Frame 1 (no input): blank canvas, image omitted
Frame 60 (the mouse pressed at the canvas centre just before this capture): blank canvas, image omitted
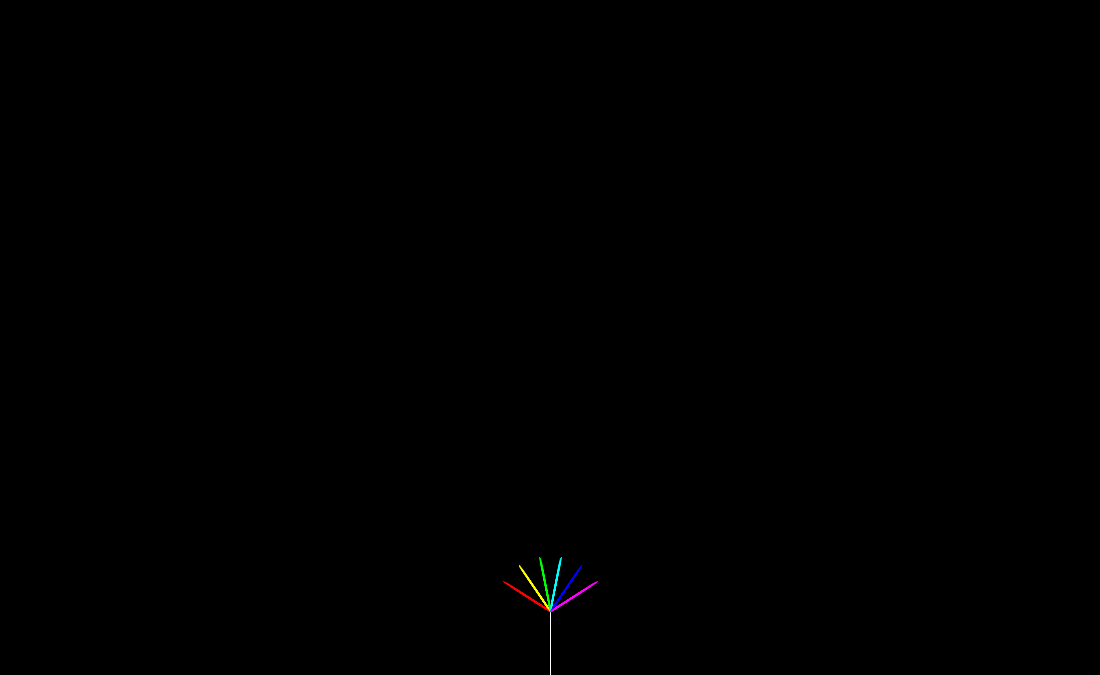
Frame 120 (the mouse held since frame 60 and released just before this capture)

The Processing sketch whose frames 1 and 60 were blank and that drew this single picture after the mouse press (run headless with seeded random() and noise(); from frame 60 on, the mouse is pressed at the canvas centre):

// Processing sketch: processing_76039
// ── processing_76039.pde

int frame;
ArrayList<Branch> branches;
Branch b;

class Branch {
  int startX;
  int startY;
  boolean left;
  float angle;
  int finalLength;
  int presentLength;
  boolean growing;
  color col;
  int gen;
  boolean willSplit;
  
  Branch() {
    startX = width/2;
    startY = height;
    angle = -PI/2;
    finalLength = 64;
    presentLength = 0;
    growing = true;
    col = color(255);
    willSplit = true;
  }
  
  Branch(int c) {
    startX = width/2;
    startY = height - 64;
    finalLength = 64;
    presentLength = 0;
    growing = true;
    willSplit = true;
    
    switch(c) {
      case 0:
        col = #FF0000;
        angle = -PI/2 - 1;
        break;
      case 1:
        col = #FFFF00;
        angle = -PI/2 - 0.6;
        break;
      case 2:
        col = #00FF00;
        angle = -PI/2 - 0.2;
        break;
      case 3:
        col = #00FFFF;
        angle = -PI/2 + 0.2;
        break;
      case 4:
        col = #0000FF;
        angle = -PI/2 + 0.6;
        break;
      case 5:
        col = #FF00FF;
        angle = -PI/2 + 1;
    }
  }
  
  Branch(int x, int y, boolean l, float a, color c, int g) {
    startX = x;
    startY = y;
    if(l)
      angle = a - getNewAngle();
    else
      angle = a + getNewAngle();
    finalLength = getNewLength();
    presentLength = 0;
    growing = true;
    col = getNewColor(c);
    gen = g + 1;
    willSplit = booleanDiceRoll(g*0.06 + 1);
  }
  
  void grow() {
    if(growing) {
      if(++presentLength >= finalLength) {
        growing = false;
        int x = startX + int(finalLength*cos(angle));
        int y = startY + int(finalLength*sin(angle));
        if(willSplit)
          if(dist(x,y,width/2,height/2) < width/4)
            split(x,y);
      }
    }
  }
  
  void split(int x, int y) {
        branches.add(new Branch(x, y, true, angle, col, gen));
        branches.add(new Branch(x, y, false, angle, col, gen));
  }
}

class Trunk extends Branch {
  void split(int x, int y) {
    branches.add(new Branch(0));
    branches.add(new Branch(1));
    branches.add(new Branch(2));
    branches.add(new Branch(3));
    branches.add(new Branch(4));
    branches.add(new Branch(5));
  }
}

float getNewAngle() {
  while(true) {
    int p = 5;
    for(int i = 0; i < 16; i++)
      if(random(p + i) < 1)
        return ((float)i)/20 + 0.05;
  }
}

int getNewLength() {
  while(true) {
    int p = 8;
    for(int i = 0; i < 32; i++)
      if(random(p + i*2) < 1)
        return i + 8;
  }
}

color getNewColor(color c) {
  float r = red(c) + random(-32,32);
  float g = green(c) + random(-32,32);
  float b = blue(c) + random(-32,32);
  if(r > 255) r = 255;
  if(g > 255) g = 255;
  if(b > 255) b = 255;
  if(r < 0) r = 0;
  if(g < 0) g = 0;
  if(b < 0) b = 0;
  return color(r,g,b);
}

boolean booleanDiceRoll(float f) {
  if (random(f) < 1)
    return true;
  return false;
}

void setup() {
  size(1100,675);
  smooth();
  background(0);
  
  branches = new ArrayList<Branch>();
  //plant the tree!
  branches.add(new Trunk());
}

void draw() {
  
  for(int i = 0; i < branches.size(); i++) {
    b = branches.get(i);
    if(b.growing) {
      stroke(b.col);
      line(b.startX,b.startY,b.startX+(int)(b.presentLength*cos(b.angle)),b.startY+(int)(b.presentLength*sin(b.angle)));
      b.grow();
    }
  }
}
